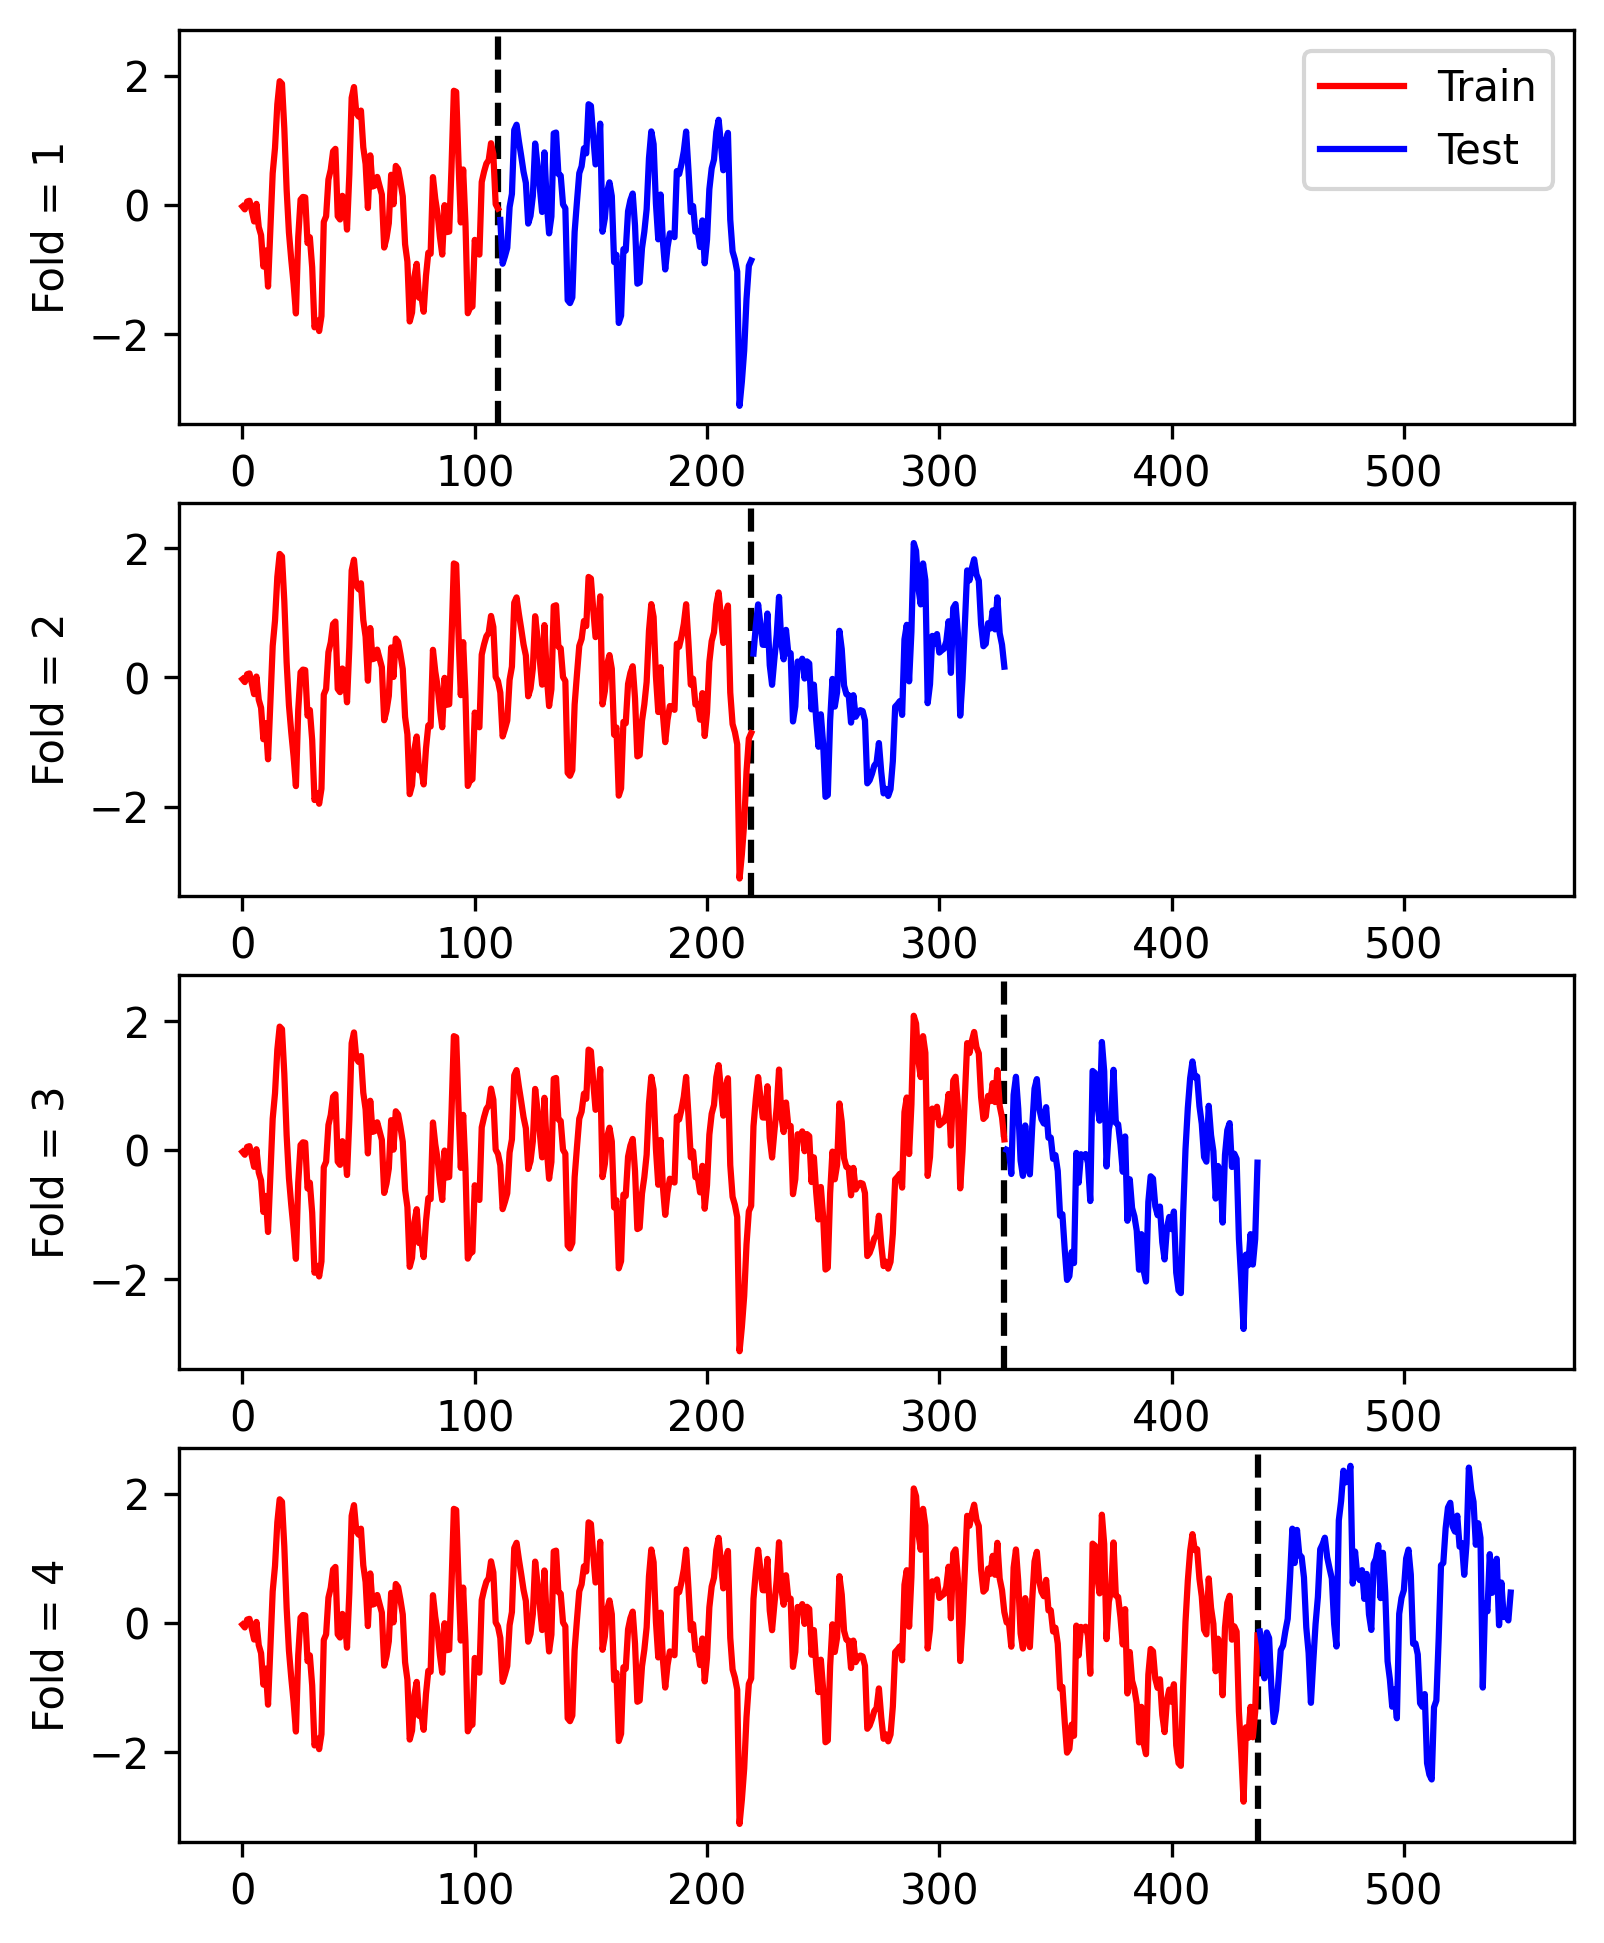

Python code for this plot:
from sklearn.model_selection import (TimeSeriesSplit)
import pylab as plt
from read_data_ankara import *

dataset=read_data_ankara(variation= 6,station='Ankara', test=0.0, expand_features=False, )
tk=0
y_train, y_test                 = dataset['y_train'][tk], dataset['y_test'][tk]
dataset_name, X_train, X_test   = dataset['name'], dataset['X_train'], dataset['X_test']


n_splits=4
fig, ax = plt.subplots(n_splits, figsize=(6, 8))
cmap_cv = plt.cm.coolwarm
cv=TimeSeriesSplit(n_splits=n_splits)
for ii, (tr, tt) in enumerate(cv.split(X=X_train, y=y_train,)):
    # Fill in indices with the training/test groups
    indices = np.array([np.nan] * len(X_train))
    indices[tt] = 1
    indices[tr] = 0

    # Visualize the results
    
    ax[ii].plot(range(len(indices)),y_train,'w', alpha=0.0, )#label='Fold = '+str(ii))
    ax[ii].axvline(tr[-1], ls='--', c='k')
    ax[ii].plot(tr, y_train[tr],'r', label='Train')
    ax[ii].plot(tt, y_train[tt],'b', label='Test' )
    ax[ii].set_ylabel('Fold = '+str(ii+1))
    if ii==0:
        ax[ii].legend(loc=1)
    
plt.savefig('tscv.png',dpi=300,bbox_inches='tight')